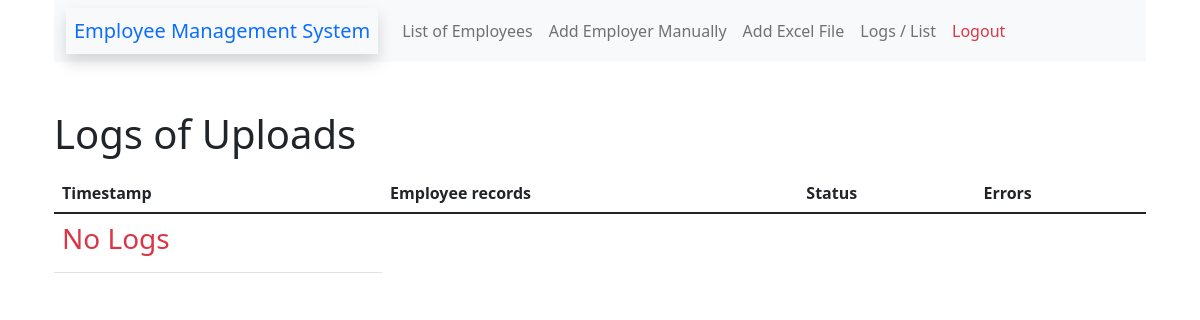
The app's page /logs (signed in), older data.
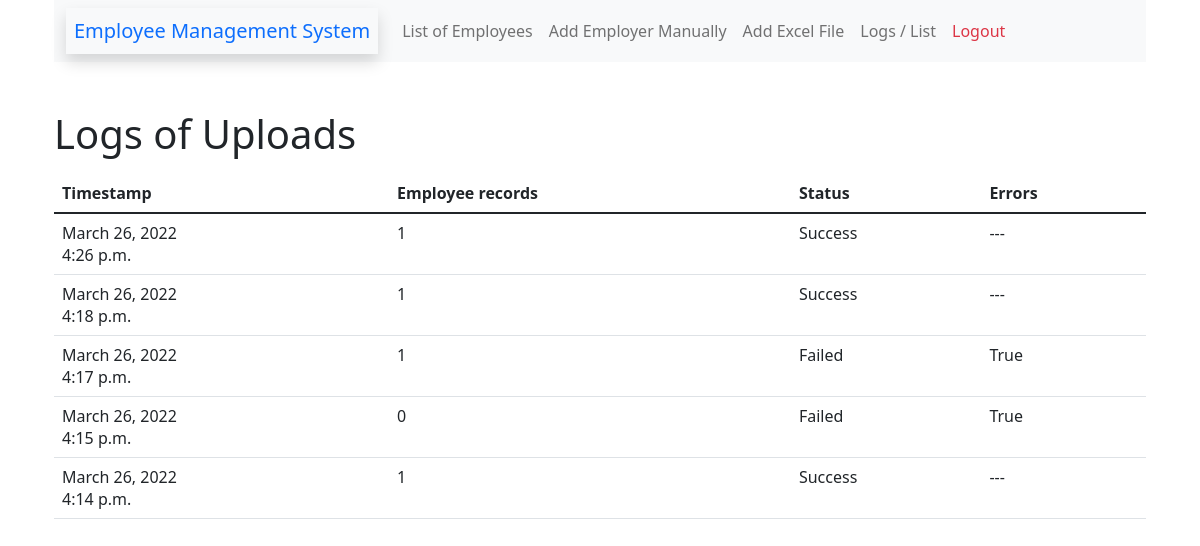
The same page, newer data.
### EmployeeApp/models/logs_model.py (models this page shows, shortened)
class Log(models.Model):
    STATUS_SUCCESS = "Success"
    STATUS_FAILED  = "Failed"
    StatusChoice = [
        (STATUS_SUCCESS, STATUS_SUCCESS),
        (STATUS_FAILED, STATUS_FAILED)
    ]
    timestamps      = models.DateTimeField(auto_now=True)
    records         = models.IntegerField(default=0)
    status          = models.CharField(max_length=50, choices=StatusChoice)
    errors          = models.CharField(max_length=100, blank=True)
    class Meta:
        ordering = ['-id']

### EmployeeApp/views/general_views.py (the view)
# urls.py: path('logs', general_views.logs, name='logs'),
@login_required
def logs(request):
	logs = Log.objects.all()
	context={
		"logs":logs
	}
	return render(request, 'logs.html', context)

### EmployeeApp/templates/logs.html (shortened to what this page needs)
{% include 'head.html' %}
<div class='container'>
    {% include 'header.html' %}
    <table class="table container-fluid">
        <legend><h1>Logs of Uploads</h1></legend><br>
    <thead>
        <tr>
        <th scope="col">Timestamp</th>
        <th scope="col">Employee records</th>
        <th scope="col">Status</th>
        <th scope="col">Errors</th>
        </tr>
    </thead>
    <tbody>
        {% for log in logs %}
            <tr>
            <td scope="row">{{ log.timestamps.date}}<br> {{ log.timestamps.time}}</td>
            <td >{{ log.records }}</td>
            <td>{{ log.status }}</td>
            <td>
                {% if log.errors %}
                    {{log.errors}}
                {% else %}
                    ---
                {% endif %}
            </td>
            </tr>
            {% empty %}
                <td><h3 class="text-danger">No Logs</h3></td>
        {% endfor %}
    </tbody>
    </table>
</div>

### EmployeeApp/templates/head.html (shortened to what this page needs)
<head>
  <link href="https://cdn.jsdelivr.net/npm/bootstrap@5.1.3/dist/css/bootstrap.min.css" rel="stylesheet"
>
</head>

### EmployeeApp/templates/header.html (shortened to what this page needs)
<!DOCTYPE html>
<html lang="en">
<head>
    <link href="https://cdn.jsdelivr.net/npm/bootstrap@5.1.3/dist/css/bootstrap.min.css" rel="stylesheet"
>
</head>
<body class="container">
    <nav class="navbar navbar-expand-lg navbar-light bg-light">
        <div class="container-fluid">
            <a class="navbar-brand text-primary shadow p-2" href="{% url 'employee:index' %}">Employee Management System </a>
            <div class="collapse navbar-collapse" id="navbarNav">
            <ul class="navbar-nav ml-5">
                <li class="nav-item">
                <a class="nav-link" href="{% url 'employee:index' %}">List of Employees</a>
                </li>
                <li class="nav-item">
                <a class="nav-link" href="{% url 'employee:addEmployee' %}">Add Employer Manually</a>
                </li>
                <li class="nav-item">
                <a class="nav-link" href="{% url 'employee:addExcel' %}">Add Excel File</a>
                </li>
                <li class="nav-item">
                <a class="nav-link" href="{% url 'employee:logs' %}">Logs / List</a>
                </li>
                <li class="nav-item">
                    <a class="nav-link text-danger" href="{% url 'employee:logout' %}">Logout</a>
                </li>
            </ul>
            </div>
        </div>
    </nav><br><br>
</body>

Row changes from the older to the newer data that the page shows:
added Log: timestamps "March 26, 2022", timestamps.time "4:26 p.m.", records "1", status "Success"
added Log: timestamps "March 26, 2022", timestamps.time "4:18 p.m.", records "1", status "Success"
added Log: timestamps "March 26, 2022", timestamps.time "4:17 p.m.", records "1", status "Failed", errors "True"
added Log: timestamps "March 26, 2022", timestamps.time "4:15 p.m.", records "0", status "Failed", errors "True"
added Log: timestamps "March 26, 2022", timestamps.time "4:14 p.m.", records "1", status "Success"
Text that changed along with them:
text no longer shown: "No Logs"
